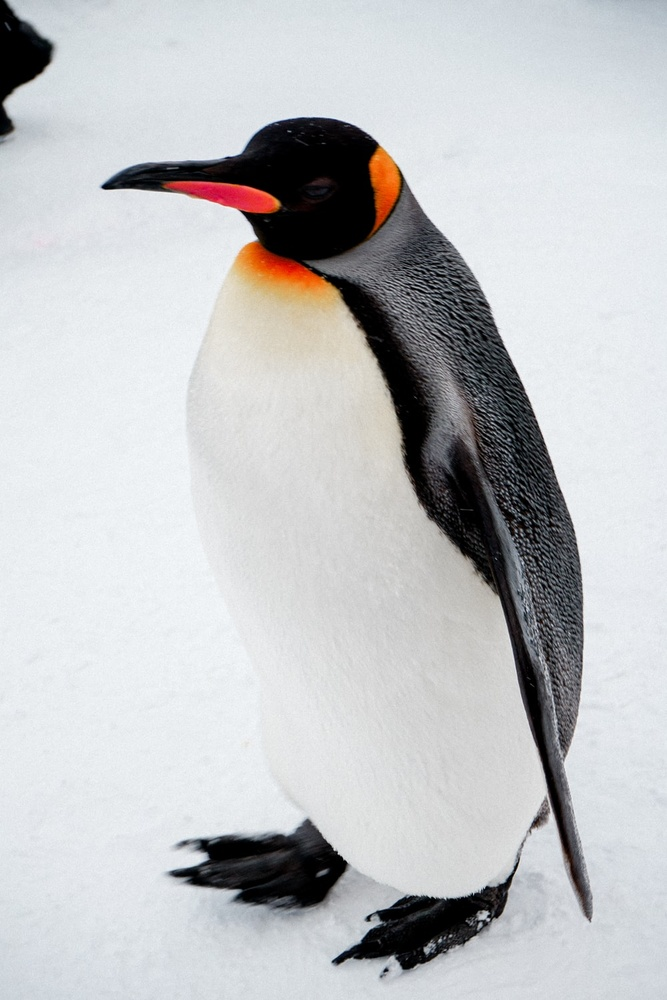
#> input picture open_cv/penguin.jpeg, 667 x 1000 px, shrunk from 1000 x 1500 before the run, given in place of the camera
$ jupyter execute --allow-errors Untitled1.ipynb
#> lines starting #> are read from the running program, lines starting #| are printed output that depends on the picture; after the words box and inside, x2 and y2 are one past the last pixel; in counts of white or black regions, pixels touching at a corner belong together
#> further down, imageFrame is the input picture: shape (1000, 667, 3); mean B, G, R 197.4, 195.5, 194.1
#> `hsvFrame = cv2.cvtColor(imageFrame, cv2.COLOR_BGR2HSV)`: hsvFrame: shape (1000, 667, 3); mean H, S, V 87.3, 18.1, 200.2
#> `red_mask = cv2.inRange(hsvFrame, red_lower, red_upper)`:
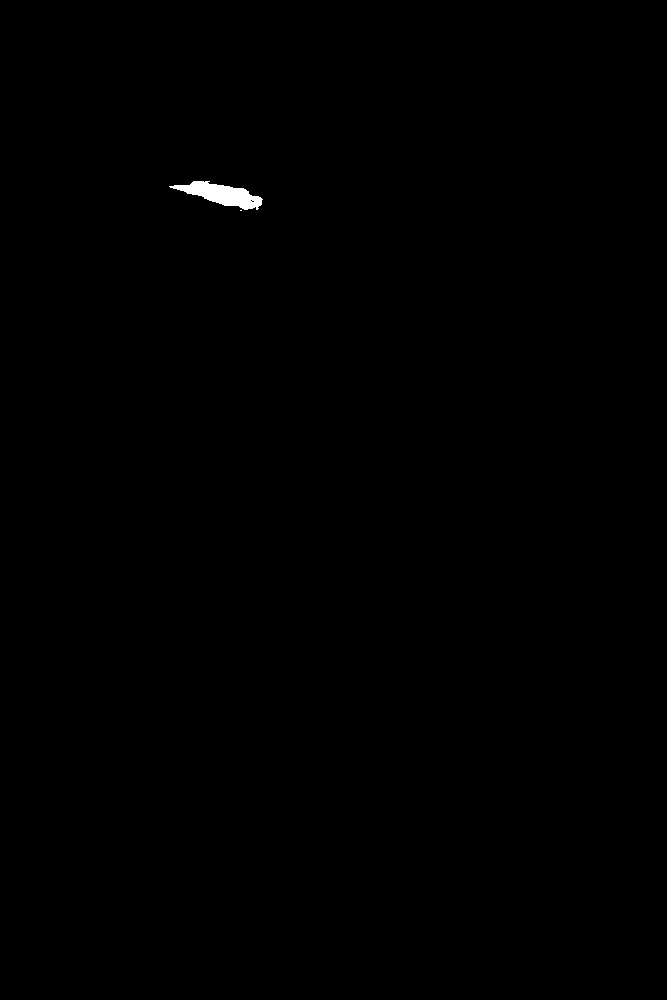
#> red_mask: shape (1000, 667); 0.2% white; 2 white regions (1 under 20 px), largest, box (x1, y1, x2, y2) and area: (169, 181, 263, 210) 1311
#> `green_mask = cv2.inRange(hsvFrame, green_lower, green_upper)`: green_mask: shape (1000, 667); every value is 0
#> `blue_mask = cv2.inRange(hsvFrame, blue_lower, blue_upper)`:
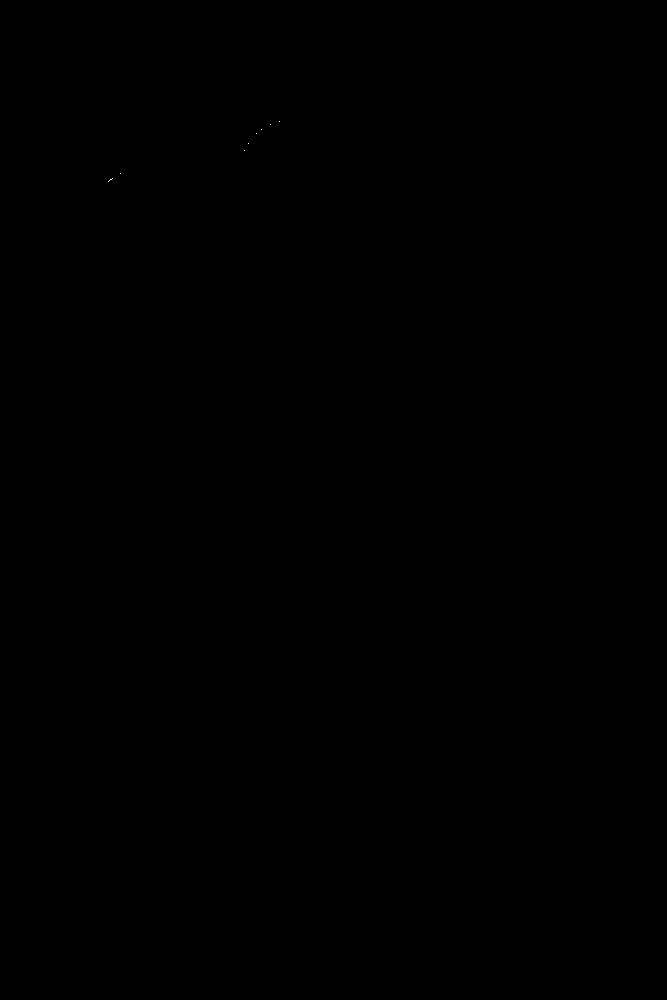
#> blue_mask: shape (1000, 667); 0% white in thin lines or dots, all inside (x1, y1, x2, y2) = (108, 121, 280, 182)
#> `red_mask = cv2.dilate(red_mask, kernal)`:
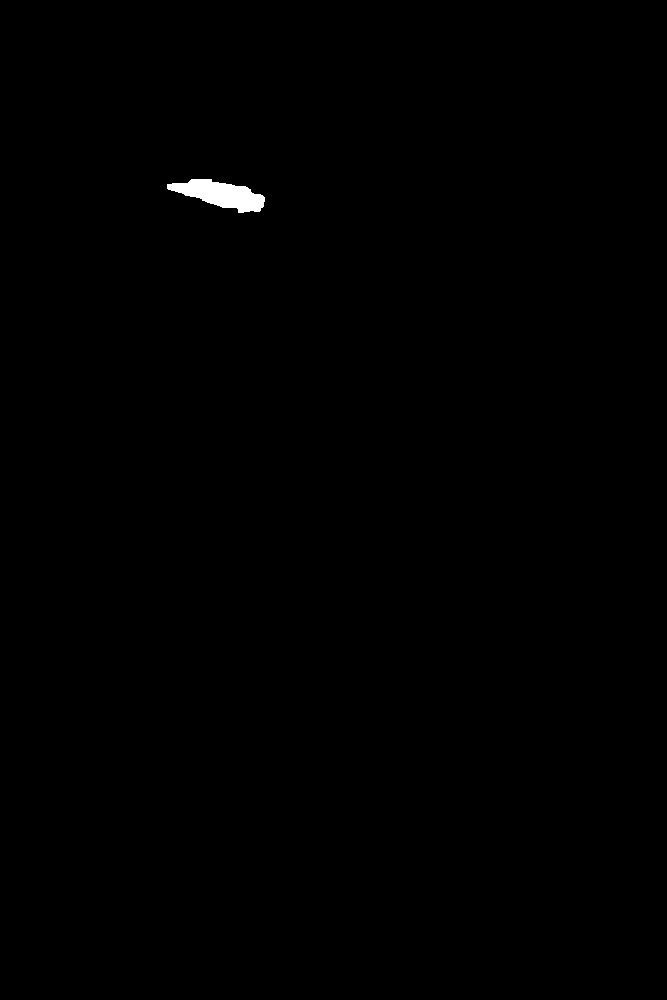
#> red_mask: shape (1000, 667); 0.28% white; 1 white region, box (x1, y1, x2, y2) and area: (167, 179, 265, 213) 1847
#> `res_green = cv2.bitwise_and(imageFrame, imageFrame, mask = green_mask)`: res_green: shape (1000, 667, 3); every value is 0
#> `blue_mask = cv2.dilate(blue_mask, kernal)`: blue_mask: shape (1000, 667); 0.03% white; 7 white regions
#> `contours, hierarchy = cv2.findContours(red_mask, cv2.RETR_TREE, cv2.CH..`: contours = 1 contour; box (x1, y1, x2, y2) and area: (167, 179, 265, 213) 1738
#> the loop `for pic, contour in enumerate(contours):` made 1 pass
#> `contours, hierarchy = cv2.findContours(green_mask, cv2.RETR_TREE, cv2...`: contours = []
#> `contours, hierarchy = cv2.findContours(blue_mask, cv2.RETR_TREE, cv2.C..`: contours = 7 contours, 5 with area under 20; largest, box (x1, y1, x2, y2) and area: (106, 176, 115, 184) 44, (254, 127, 264, 136) 33
#> the loop `for pic, contour in enumerate(contours):` made 7 passes
#> (key q is pressed here)
[cell 1]
import numpy as np
import cv2
import time

[cell 2]
import pyautogui

[cell 3]
webcam = cv2.VideoCapture(0)

#> (a cell that did not finish here is left out)
